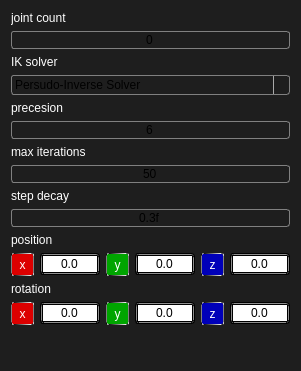
  <widget class="QWidget" name="kinematic_component" native="true">
   <property name="geometry">
    <rect>
     <x>30</x>
     <y>140</y>
     <width>301</width>
     <height>371</height>
    </rect>
   </property>
   <property name="styleSheet">
    <string notr="true">background-color: rgb(30, 30, 30);</string>
   </property>
   <layout class="QFormLayout" name="formLayout">
    <property name="fieldGrowthPolicy">
     <enum>QFormLayout::AllNonFixedFieldsGrow</enum>
    </property>
    <property name="rowWrapPolicy">
     <enum>QFormLayout::WrapAllRows</enum>
    </property>
    <property name="labelAlignment">
     <set>Qt::AlignLeading|Qt::AlignLeft|Qt::AlignVCenter</set>
    </property>
    <item row="0" column="0">
     <widget class="QLabel" name="joint_count_tag">
      <property name="sizePolicy">
       <sizepolicy hsizetype="Preferred" vsizetype="Preferred">
        <horstretch>0</horstretch>
        <verstretch>0</verstretch>
       </sizepolicy>
      </property>
      <property name="styleSheet">
       <string notr="true">color: rgb(255, 255, 255);</string>
      </property>
      <property name="text">
       <string>joint count</string>
      </property>
      <property name="alignment">
       <set>Qt::AlignLeading|Qt::AlignLeft|Qt::AlignVCenter</set>
      </property>
     </widget>
    </item>
    <item row="0" column="1">
     <widget class="QLineEdit" name="joint_count_val">
      <property name="sizePolicy">
       <sizepolicy hsizetype="Preferred" vsizetype="Fixed">
        <horstretch>0</horstretch>
        <verstretch>0</verstretch>
       </sizepolicy>
      </property>
      <property name="styleSheet">
       <string notr="true">QLineEdit{
	font:  9pt &quot;Cascadia Code&quot;;
	 background: qlineargradient(x1: 0, y1: 0, x2: 0, y2: 1,
                                 stop: 0 #E1E1E1, stop: 0.4 #DDDDDD,
                                 stop: 0.5 #D8D8D8, stop: 1.0 #D3D3D3);
	 border: 1px solid gray;
     border-radius: 3px;
}</string>
      </property>
      <property name="text">
       <string>0</string>
      </property>
      <property name="echoMode">
       <enum>QLineEdit::Normal</enum>
      </property>
      <property name="alignment">
       <set>Qt::AlignCenter</set>
      </property>
      <property name="readOnly">
       <bool>true</bool>
      </property>
     </widget>
    </item>
    <item row="1" column="0">
     <widget class="QLabel" name="solver_tag">
      <property name="sizePolicy">
       <sizepolicy hsizetype="Preferred" vsizetype="Preferred">
        <horstretch>0</horstretch>
        <verstretch>0</verstretch>
       </sizepolicy>
      </property>
      <property name="styleSheet">
       <string notr="true">color: rgb(255, 255, 255);</string>
      </property>
      <property name="text">
       <string>IK solver</string>
      </property>
     </widget>
    </item>
    <item row="1" column="1">
     <widget class="QComboBox" name="solver_combo_box">
      <property name="minimumSize">
       <size>
        <width>0</width>
        <height>0</height>
       </size>
      </property>
      <property name="styleSheet">
       <string notr="true">
QComboBox {
    border: 1px solid gray;
    border-radius: 3px;
    padding: 1px 18px 1px 3px;
}

QComboBox:editable {
    background: white;
}

QComboBox:!editable, QComboBox::drop-down:editable {
     
	 
     background: qlineargradient(x1: 0, y1: 0, x2: 0, y2: 1,
                                 stop: 0 #E1E1E1, stop: 0.4 #DDDDDD,
                                 stop: 0.5 #D8D8D8, stop: 1.0 #D3D3D3);
}

/* QComboBox gets the &quot;on&quot; state when the popup is open */
QComboBox:!editable:on, QComboBox::drop-down:editable:on {
    background: qlineargradient(x1: 0, y1: 0, x2: 0, y2: 1,
                                stop: 0 #D3D3D3, stop: 0.4 #D8D8D8,
                                stop: 0.5 #DDDDDD, stop: 1.0 #E1E1E1);
}

QComboBox:on { /* shift the text when the popup opens */
    padding-top: 3px;
    padding-left: 4px;
}

QComboBox::drop-down {
    subcontrol-origin: padding;
    subcontrol-position: top right;
    width: 15px;

    border-left-width: 1px;
    border-left-color: darkgray;
    border-left-style: solid; /* just a single line */
    border-top-right-radius: 3px; /* same radius as the QComboBox */
    border-bottom-right-radius: 3px;
}

QComboBox::down-arrow {
   image:url(:/16x16/downarrow16x16.png)
}

QComboBox::down-arrow:on { /* shift the arrow when popup is open */
    top: 1px;
    left: 1px;
}

QComboBox QAbstractItemView {
	
	 background: qlineargradient(x1: 0, y1: 0, x2: 0, y2: 1,
                                 stop: 0 #E1E1E1, stop: 0.4 #DDDDDD,
                                 stop: 0.5 #D8D8D8, stop: 1.0 #D3D3D3);
    border: 2px solid darkgray;
    selection-background-color: lightgray;
}</string>
      </property>
      <item>
       <property name="text">
        <string>Persudo-Inverse Solver</string>
       </property>
      </item>
      <item>
       <property name="text">
        <string>Weighted Persudo-Inverse Solver</string>
       </property>
      </item>
      <item>
       <property name="text">
        <string>Damped Least Squared</string>
       </property>
      </item>
      <item>
       <property name="text">
        <string>Selevtively Damped Least Squared</string>
       </property>
      </item>
      <item>
       <property name="text">
        <string>Jacobi Transpose Solver</string>
       </property>
      </item>
      <item>
       <property name="text">
        <string>CCD</string>
       </property>
      </item>
      <item>
       <property name="text">
        <string>FABRIK</string>
       </property>
      </item>
     </widget>
    </item>
    <item row="5" column="0">
     <widget class="QLabel" name="position_tag">
      <property name="sizePolicy">
       <sizepolicy hsizetype="Preferred" vsizetype="Preferred">
        <horstretch>0</horstretch>
        <verstretch>0</verstretch>
       </sizepolicy>
      </property>
      <property name="styleSheet">
       <string notr="true">color: rgb(255, 255, 255);</string>
      </property>
      <property name="text">
       <string>position</string>
      </property>
     </widget>
    </item>
    <item row="5" column="1">
     <layout class="QHBoxLayout" name="pos_layout">
      <item>
       <widget class="QLabel" name="pos_x_tag">
        <property name="sizePolicy">
         <sizepolicy hsizetype="Fixed" vsizetype="Fixed">
          <horstretch>0</horstretch>
          <verstretch>0</verstretch>
         </sizepolicy>
        </property>
        <property name="minimumSize">
         <size>
          <width>23</width>
          <height>23</height>
         </size>
        </property>
        <property name="styleSheet">
         <string notr="true">QLabel{
	color:white;
	background-color: rgb(220, 0, 0);
	border:1px solid;
	border-radius: 2px;
	border-color: qlineargradient(spread:pad, x1:0, y1:0, x2:1, y2:0, stop:0 rgba(0, 0, 0, 255), stop:1 rgba(255, 255, 255, 255));
	padding: -3 -2px;
}
</string>
        </property>
        <property name="text">
         <string>x</string>
        </property>
        <property name="alignment">
         <set>Qt::AlignCenter</set>
        </property>
       </widget>
      </item>
      <item>
       <widget class="QLineEdit" name="pos_x_val">
        <property name="sizePolicy">
         <sizepolicy hsizetype="Preferred" vsizetype="Fixed">
          <horstretch>0</horstretch>
          <verstretch>0</verstretch>
         </sizepolicy>
        </property>
        <property name="styleSheet">
         <string notr="true">QLineEdit{
	font:  9pt &quot;Cascadia Code&quot;;
	background-color: rgb(255, 255, 255);
	border: 3px double rgb(0, 0, 0);
	border-radius: 3px;
}</string>
        </property>
        <property name="text">
         <string>0.0</string>
        </property>
        <property name="alignment">
         <set>Qt::AlignCenter</set>
        </property>
       </widget>
      </item>
      <item>
       <widget class="QLabel" name="pos_y_tag">
        <property name="sizePolicy">
         <sizepolicy hsizetype="Fixed" vsizetype="Fixed">
          <horstretch>0</horstretch>
          <verstretch>0</verstretch>
         </sizepolicy>
        </property>
        <property name="minimumSize">
         <size>
          <width>23</width>
          <height>23</height>
         </size>
        </property>
        <property name="styleSheet">
         <string notr="true">QLabel{
	color:white;
	background-color: rgb(0, 165, 0);
	border:1px solid;
	border-radius: 2px;
	border-color: qlineargradient(spread:pad, x1:0, y1:0, x2:1, y2:0, stop:0 rgba(0, 0, 0, 255), stop:1 rgba(255, 255, 255, 255));
	padding: -3 -2px;
}
</string>
        </property>
        <property name="text">
         <string>y</string>
        </property>
        <property name="alignment">
         <set>Qt::AlignCenter</set>
        </property>
       </widget>
      </item>
      <item>
       <widget class="QLineEdit" name="pos_y_val">
        <property name="sizePolicy">
         <sizepolicy hsizetype="Preferred" vsizetype="Fixed">
          <horstretch>0</horstretch>
          <verstretch>0</verstretch>
         </sizepolicy>
        </property>
        <property name="styleSheet">
         <string notr="true">QLineEdit{
	font:  9pt &quot;Cascadia Code&quot;;
	background-color: rgb(255, 255, 255);
	border: 3px double rgb(0, 0, 0);
	border-radius: 3px;
}</string>
        </property>
        <property name="text">
         <string>0.0</string>
        </property>
        <property name="alignment">
         <set>Qt::AlignCenter</set>
        </property>
       </widget>
      </item>
      <item>
       <widget class="QLabel" name="pos_z_tag">
        <property name="sizePolicy">
         <sizepolicy hsizetype="Fixed" vsizetype="Fixed">
          <horstretch>0</horstretch>
          <verstretch>0</verstretch>
         </sizepolicy>
        </property>
        <property name="minimumSize">
         <size>
          <width>23</width>
          <height>23</height>
         </size>
        </property>
        <property name="styleSheet">
         <string notr="true">QLabel{
	color:white;
	background-color: rgb(0, 0, 185);
	border:1px solid;
	border-radius: 2px;
	border-color: qlineargradient(spread:pad, x1:0, y1:0, x2:1, y2:0, stop:0 rgba(0, 0, 0, 255), stop:1 rgba(255, 255, 255, 255));
	padding: -3 -2px;
}
</string>
        </property>
        <property name="text">
         <string>z</string>
        </property>
        <property name="alignment">
         <set>Qt::AlignCenter</set>
        </property>
       </widget>
      </item>
      <item>
       <widget class="QLineEdit" name="pos_z_val">
        <property name="sizePolicy">
         <sizepolicy hsizetype="Preferred" vsizetype="Fixed">
          <horstretch>0</horstretch>
          <verstretch>0</verstretch>
         </sizepolicy>
        </property>
        <property name="styleSheet">
         <string notr="true">QLineEdit{
	font:  9pt &quot;Cascadia Code&quot;;
	background-color: rgb(255, 255, 255);
	border: 3px double rgb(0, 0, 0);
	border-radius: 3px;
}</string>
        </property>
        <property name="text">
         <string>0.0</string>
        </property>
        <property name="alignment">
         <set>Qt::AlignCenter</set>
        </property>
       </widget>
      </item>
     </layout>
    </item>
    <item row="6" column="0">
     <widget class="QLabel" name="rotation_tag">
      <property name="sizePolicy">
       <sizepolicy hsizetype="Expanding" vsizetype="Preferred">
        <horstretch>0</horstretch>
        <verstretch>0</verstretch>
       </sizepolicy>
      </property>
      <property name="styleSheet">
       <string notr="true">color: rgb(255, 255, 255);</string>
      </property>
      <property name="text">
       <string>rotation</string>
      </property>
     </widget>
    </item>
    <item row="6" column="1">
     <layout class="QHBoxLayout" name="rot_layout">
      <item>
       <widget class="QLabel" name="rot_x_tag">
        <property name="sizePolicy">
         <sizepolicy hsizetype="Fixed" vsizetype="Fixed">
          <horstretch>0</horstretch>
          <verstretch>0</verstretch>
         </sizepolicy>
        </property>
        <property name="minimumSize">
         <size>
          <width>23</width>
          <height>23</height>
         </size>
        </property>
        <property name="styleSheet">
         <string notr="true">QLabel{
	color:white;
	background-color: rgb(220, 0, 0);
	border:1px solid;
	border-radius: 2px;
	border-color: qlineargradient(spread:pad, x1:0, y1:0, x2:1, y2:0, stop:0 rgba(0, 0, 0, 255), stop:1 rgba(255, 255, 255, 255));
	padding: -3 -2px;
}
</string>
        </property>
        <property name="text">
         <string>x</string>
        </property>
        <property name="alignment">
         <set>Qt::AlignCenter</set>
        </property>
       </widget>
      </item>
      <item>
       <widget class="QLineEdit" name="rot_x_val">
        <property name="sizePolicy">
         <sizepolicy hsizetype="Preferred" vsizetype="Fixed">
          <horstretch>0</horstretch>
          <verstretch>0</verstretch>
         </sizepolicy>
        </property>
        <property name="styleSheet">
         <string notr="true">QLineEdit{
	font:  9pt &quot;Cascadia Code&quot;;
	background-color: rgb(255, 255, 255);
	border: 3px double rgb(0, 0, 0);
	border-radius: 3px;
}</string>
        </property>
        <property name="text">
         <string>0.0</string>
        </property>
        <property name="alignment">
         <set>Qt::AlignCenter</set>
        </property>
       </widget>
      </item>
      <item>
       <widget class="QLabel" name="rot_y_tag">
        <property name="sizePolicy">
         <sizepolicy hsizetype="Fixed" vsizetype="Fixed">
          <horstretch>0</horstretch>
          <verstretch>0</verstretch>
         </sizepolicy>
        </property>
        <property name="minimumSize">
         <size>
          <width>23</width>
          <height>23</height>
         </size>
        </property>
        <property name="styleSheet">
         <string notr="true">QLabel{
	color:white;
	background-color: rgb(0, 165, 0);
	border:1px solid;
	border-radius: 2px;
	border-color: qlineargradient(spread:pad, x1:0, y1:0, x2:1, y2:0, stop:0 rgba(0, 0, 0, 255), stop:1 rgba(255, 255, 255, 255));
	padding: -3 -2px;
}
</string>
        </property>
        <property name="text">
         <string>y</string>
        </property>
        <property name="alignment">
         <set>Qt::AlignCenter</set>
        </property>
       </widget>
      </item>
      <item>
       <widget class="QLineEdit" name="rot_y_val">
        <property name="sizePolicy">
         <sizepolicy hsizetype="Preferred" vsizetype="Fixed">
          <horstretch>0</horstretch>
          <verstretch>0</verstretch>
         </sizepolicy>
        </property>
        <property name="styleSheet">
         <string notr="true">QLineEdit{
	font:  9pt &quot;Cascadia Code&quot;;
	background-color: rgb(255, 255, 255);
	border: 3px double rgb(0, 0, 0);
	border-radius: 3px;
}</string>
        </property>
        <property name="text">
         <string>0.0</string>
        </property>
        <property name="alignment">
         <set>Qt::AlignCenter</set>
        </property>
       </widget>
      </item>
      <item>
       <widget class="QLabel" name="rot_z_tag">
        <property name="sizePolicy">
         <sizepolicy hsizetype="Fixed" vsizetype="Fixed">
          <horstretch>0</horstretch>
          <verstretch>0</verstretch>
         </sizepolicy>
        </property>
        <property name="minimumSize">
         <size>
          <width>23</width>
          <height>23</height>
         </size>
        </property>
        <property name="styleSheet">
         <string notr="true">QLabel{
	color:white;
	background-color: rgb(0, 0, 185);
	border:1px solid;
	border-radius: 2px;
	border-color: qlineargradient(spread:pad, x1:0, y1:0, x2:1, y2:0, stop:0 rgba(0, 0, 0, 255), stop:1 rgba(255, 255, 255, 255));
	padding: -3 -2px;
}
</string>
        </property>
        <property name="text">
         <string>z</string>
        </property>
        <property name="alignment">
         <set>Qt::AlignCenter</set>
        </property>
       </widget>
      </item>
      <item>
       <widget class="QLineEdit" name="rot_z_val">
        <property name="sizePolicy">
         <sizepolicy hsizetype="Preferred" vsizetype="Fixed">
          <horstretch>0</horstretch>
          <verstretch>0</verstretch>
         </sizepolicy>
        </property>
        <property name="styleSheet">
         <string notr="true">QLineEdit{
	font:  9pt &quot;Cascadia Code&quot;;
	background-color: rgb(255, 255, 255);
	border: 3px double rgb(0, 0, 0);
	border-radius: 3px;
}</string>
        </property>
        <property name="text">
         <string>0.0</string>
        </property>
        <property name="alignment">
         <set>Qt::AlignCenter</set>
        </property>
       </widget>
      </item>
     </layout>
    </item>
    <item row="2" column="0">
     <widget class="QLabel" name="precision_tag">
      <property name="styleSheet">
       <string notr="true">color: rgb(255, 255, 255);</string>
      </property>
      <property name="text">
       <string>precesion</string>
      </property>
     </widget>
    </item>
    <item row="2" column="1">
     <widget class="QLineEdit" name="precesion_val">
      <property name="sizePolicy">
       <sizepolicy hsizetype="Preferred" vsizetype="Fixed">
        <horstretch>0</horstretch>
        <verstretch>0</verstretch>
       </sizepolicy>
      </property>
      <property name="styleSheet">
       <string notr="true">QLineEdit{
	font:  9pt &quot;Cascadia Code&quot;;
	 background: qlineargradient(x1: 0, y1: 0, x2: 0, y2: 1,
                                 stop: 0 #E1E1E1, stop: 0.4 #DDDDDD,
                                 stop: 0.5 #D8D8D8, stop: 1.0 #D3D3D3);
	 border: 1px solid gray;
     border-radius: 3px;
}</string>
      </property>
      <property name="text">
       <string>6</string>
      </property>
      <property name="echoMode">
       <enum>QLineEdit::Normal</enum>
      </property>
      <property name="alignment">
       <set>Qt::AlignCenter</set>
      </property>
      <property name="readOnly">
       <bool>false</bool>
      </property>
     </widget>
    </item>
    <item row="3" column="0">
     <widget class="QLabel" name="max_iterations_tag">
      <property name="styleSheet">
       <string notr="true">color: rgb(255, 255, 255);</string>
      </property>
      <property name="text">
       <string>max iterations</string>
      </property>
     </widget>
    </item>
    <item row="3" column="1">
     <widget class="QLineEdit" name="max_iterations_val">
      <property name="sizePolicy">
       <sizepolicy hsizetype="Preferred" vsizetype="Fixed">
        <horstretch>0</horstretch>
        <verstretch>0</verstretch>
       </sizepolicy>
      </property>
      <property name="styleSheet">
       <string notr="true">QLineEdit{
	font:  9pt &quot;Cascadia Code&quot;;
	 background: qlineargradient(x1: 0, y1: 0, x2: 0, y2: 1,
                                 stop: 0 #E1E1E1, stop: 0.4 #DDDDDD,
                                 stop: 0.5 #D8D8D8, stop: 1.0 #D3D3D3);
	 border: 1px solid gray;
     border-radius: 3px;
}</string>
      </property>
      <property name="text">
       <string>50</string>
      </property>
      <property name="echoMode">
       <enum>QLineEdit::Normal</enum>
      </property>
      <property name="alignment">
       <set>Qt::AlignCenter</set>
      </property>
      <property name="readOnly">
       <bool>false</bool>
      </property>
     </widget>
    </item>
    <item row="4" column="0">
     <widget class="QLabel" name="decay_tag">
      <property name="styleSheet">
       <string notr="true">color: rgb(255, 255, 255);</string>
      </property>
      <property name="text">
       <string>step decay</string>
      </property>
     </widget>
    </item>
    <item row="4" column="1">
     <widget class="QLineEdit" name="decay_val">
      <property name="sizePolicy">
       <sizepolicy hsizetype="Preferred" vsizetype="Fixed">
        <horstretch>0</horstretch>
        <verstretch>0</verstretch>
       </sizepolicy>
      </property>
      <property name="styleSheet">
       <string notr="true">QLineEdit{
	font:  9pt &quot;Cascadia Code&quot;;
	 background: qlineargradient(x1: 0, y1: 0, x2: 0, y2: 1,
                                 stop: 0 #E1E1E1, stop: 0.4 #DDDDDD,
                                 stop: 0.5 #D8D8D8, stop: 1.0 #D3D3D3);
	 border: 1px solid gray;
     border-radius: 3px;
}</string>
      </property>
      <property name="text">
       <string>0.3f</string>
      </property>
      <property name="echoMode">
       <enum>QLineEdit::Normal</enum>
      </property>
      <property name="alignment">
       <set>Qt::AlignCenter</set>
      </property>
      <property name="readOnly">
       <bool>false</bool>
      </property>
     </widget>
    </item>
    <item row="7" column="1">
     <spacer name="verticalSpacer">
      <property name="orientation">
       <enum>Qt::Vertical</enum>
      </property>
      <property name="sizeHint" stdset="0">
       <size>
        <width>20</width>
        <height>40</height>
       </size>
      </property>
     </spacer>
    </item>
   </layout>
  </widget>
